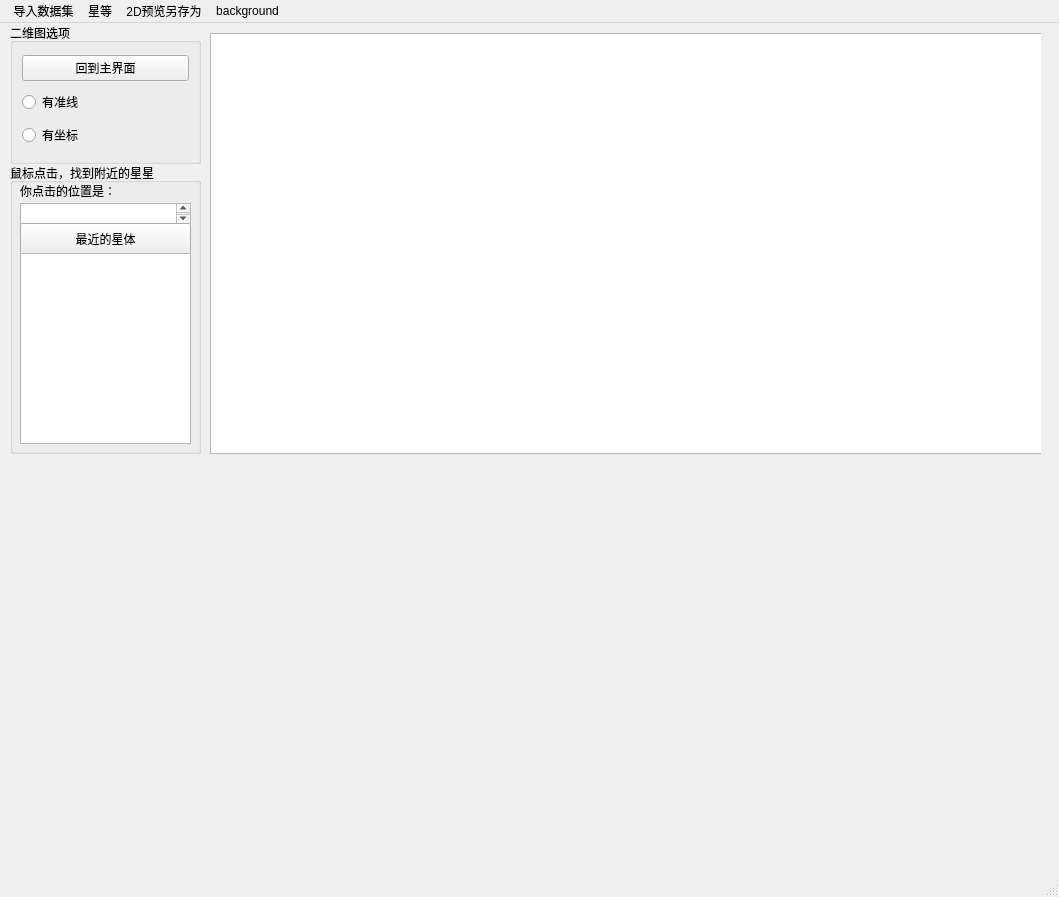
<?xml version="1.0" encoding="UTF-8"?>
<ui version="4.0">
 <class>MainWindow</class>
 <widget class="QMainWindow" name="MainWindow">
  <property name="geometry">
   <rect>
    <x>0</x>
    <y>0</y>
    <width>1059</width>
    <height>897</height>
   </rect>
  </property>
  <property name="windowTitle">
   <string>MainWindow</string>
  </property>
  <widget class="QWidget" name="centralwidget">
   <widget class="QFrame" name="frame">
    <property name="geometry">
     <rect>
      <x>210</x>
      <y>10</y>
      <width>831</width>
      <height>421</height>
     </rect>
    </property>
    <property name="frameShape">
     <enum>QFrame::StyledPanel</enum>
    </property>
    <property name="frameShadow">
     <enum>QFrame::Raised</enum>
    </property>
    <widget class="QGraphicsView" name="graphicsView">
     <property name="geometry">
      <rect>
       <x>0</x>
       <y>0</y>
       <width>841</width>
       <height>421</height>
      </rect>
     </property>
    </widget>
   </widget>
   <widget class="QGroupBox" name="tools2D">
    <property name="geometry">
     <rect>
      <x>10</x>
      <y>0</y>
      <width>191</width>
      <height>141</height>
     </rect>
    </property>
    <property name="title">
     <string>二维图选项</string>
    </property>
    <layout class="QVBoxLayout" name="verticalLayout">
     <item>
      <widget class="QPushButton" name="allScreenBtn">
       <property name="text">
        <string>回到主界面</string>
       </property>
      </widget>
     </item>
     <item>
      <widget class="QRadioButton" name="radioButton_2">
       <property name="text">
        <string>有准线</string>
       </property>
      </widget>
     </item>
     <item>
      <widget class="QRadioButton" name="radioButton">
       <property name="text">
        <string>有坐标</string>
       </property>
      </widget>
     </item>
    </layout>
   </widget>
   <widget class="QGroupBox" name="tools3D">
    <property name="geometry">
     <rect>
      <x>10</x>
      <y>140</y>
      <width>191</width>
      <height>291</height>
     </rect>
    </property>
    <property name="title">
     <string>鼠标点击，找到附近的星星</string>
    </property>
    <widget class="QTextEdit" name="mouseXYTextEdit">
     <property name="geometry">
      <rect>
       <x>10</x>
       <y>40</y>
       <width>171</width>
       <height>21</height>
      </rect>
     </property>
    </widget>
    <widget class="QLabel" name="label_3">
     <property name="geometry">
      <rect>
       <x>10</x>
       <y>20</y>
       <width>101</width>
       <height>16</height>
      </rect>
     </property>
     <property name="text">
      <string>你点击的位置是：</string>
     </property>
    </widget>
    <widget class="QPushButton" name="findStarBtn">
     <property name="geometry">
      <rect>
       <x>10</x>
       <y>60</y>
       <width>171</width>
       <height>32</height>
      </rect>
     </property>
     <property name="text">
      <string>最近的星体</string>
     </property>
    </widget>
    <widget class="QTextBrowser" name="closestStarTextBrowser">
     <property name="geometry">
      <rect>
       <x>10</x>
       <y>90</y>
       <width>171</width>
       <height>191</height>
      </rect>
     </property>
    </widget>
   </widget>
  </widget>
  <widget class="QStatusBar" name="statusbar"/>
  <widget class="QMenuBar" name="menubar">
   <property name="geometry">
    <rect>
     <x>0</x>
     <y>0</y>
     <width>1059</width>
     <height>22</height>
    </rect>
   </property>
   <widget class="QMenu" name="menuSaveAs">
    <property name="title">
     <string>2D预览另存为</string>
    </property>
    <addaction name="actionpng"/>
    <addaction name="actionjpeg"/>
    <addaction name="actionsvg"/>
   </widget>
   <widget class="QMenu" name="menuStarStandard">
    <property name="title">
     <string>星等</string>
    </property>
    <addaction name="action1"/>
    <addaction name="action2"/>
    <addaction name="action3"/>
    <addaction name="action4"/>
    <addaction name="action5"/>
    <addaction name="action6"/>
    <addaction name="action7"/>
    <addaction name="action8"/>
    <addaction name="action10"/>
   </widget>
   <widget class="QMenu" name="menuDataset">
    <property name="title">
     <string> 导入数据集</string>
    </property>
    <addaction name="actionNo_1"/>
    <addaction name="actionNo_2"/>
    <addaction name="actionNo_3"/>
    <addaction name="actionNo_4"/>
   </widget>
   <widget class="QMenu" name="menuBackground">
    <property name="title">
     <string>background</string>
    </property>
    <addaction name="actionred"/>
    <addaction name="actiongreen"/>
    <addaction name="actionblue"/>
    <addaction name="actionblack"/>
    <addaction name="actionorange"/>
    <addaction name="actionpink"/>
    <addaction name="actionpurple"/>
   </widget>
   <addaction name="menuDataset"/>
   <addaction name="menuStarStandard"/>
   <addaction name="menuSaveAs"/>
   <addaction name="menuBackground"/>
  </widget>
  <action name="actionpng">
   <property name="text">
    <string>png</string>
   </property>
  </action>
  <action name="actionjpeg">
   <property name="text">
    <string>jpeg</string>
   </property>
  </action>
  <action name="actionsvg">
   <property name="text">
    <string>svg</string>
   </property>
  </action>
  <action name="action1">
   <property name="text">
    <string>1</string>
   </property>
  </action>
  <action name="action2">
   <property name="text">
    <string>2</string>
   </property>
  </action>
  <action name="action3">
   <property name="text">
    <string>3</string>
   </property>
  </action>
  <action name="action4">
   <property name="text">
    <string>4</string>
   </property>
  </action>
  <action name="action5">
   <property name="text">
    <string>5</string>
   </property>
  </action>
  <action name="action6">
   <property name="text">
    <string>6</string>
   </property>
  </action>
  <action name="action7">
   <property name="text">
    <string>7</string>
   </property>
  </action>
  <action name="action8">
   <property name="text">
    <string>8</string>
   </property>
  </action>
  <action name="action10">
   <property name="text">
    <string>10</string>
   </property>
  </action>
  <action name="actionNo_1">
   <property name="text">
    <string>No.1</string>
   </property>
  </action>
  <action name="actionNo_2">
   <property name="text">
    <string>No.2</string>
   </property>
  </action>
  <action name="actionNo_3">
   <property name="text">
    <string>No.3</string>
   </property>
  </action>
  <action name="actionNo_4">
   <property name="text">
    <string>No.4</string>
   </property>
  </action>
  <action name="action_background">
   <property name="text">
    <string> background</string>
   </property>
  </action>
  <action name="actionred">
   <property name="text">
    <string>red</string>
   </property>
  </action>
  <action name="actiongreen">
   <property name="text">
    <string>green</string>
   </property>
  </action>
  <action name="actionblue">
   <property name="text">
    <string>blue</string>
   </property>
  </action>
  <action name="actionblack">
   <property name="text">
    <string>black</string>
   </property>
  </action>
  <action name="actionorange">
   <property name="text">
    <string>orange</string>
   </property>
  </action>
  <action name="actionpink">
   <property name="text">
    <string>pink</string>
   </property>
  </action>
  <action name="actionpurple">
   <property name="text">
    <string>purple</string>
   </property>
  </action>
 </widget>
 <resources/>
 <connections/>
</ui>
